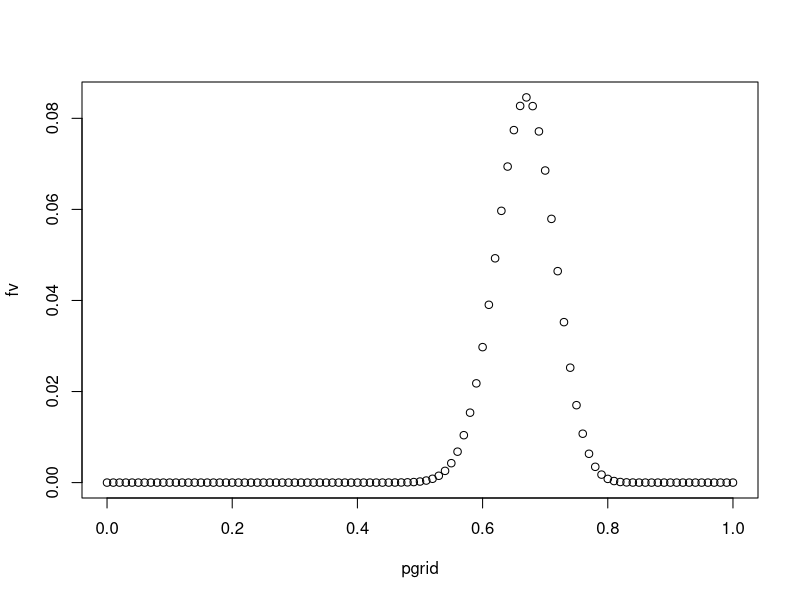
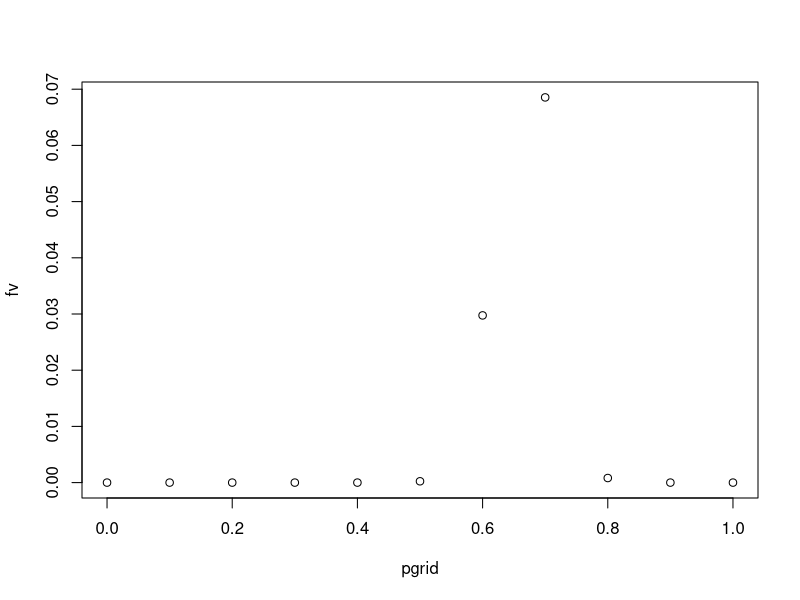
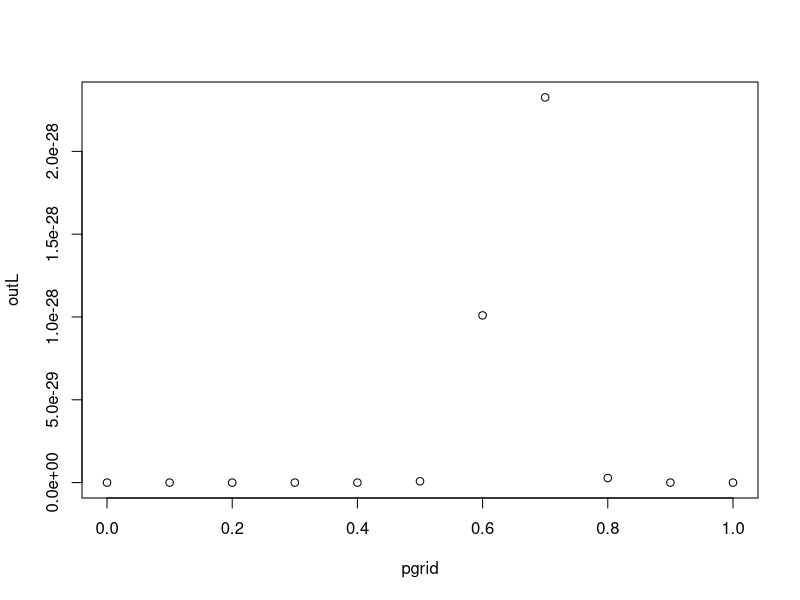
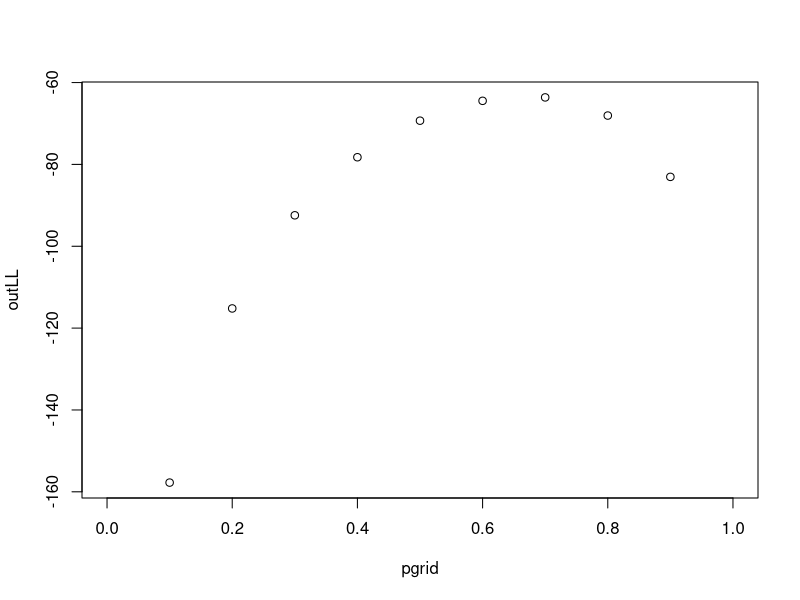
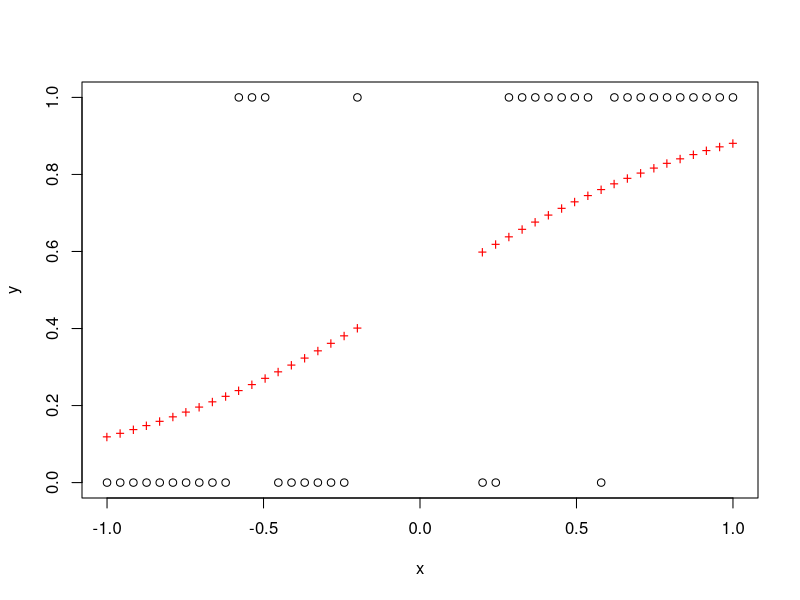
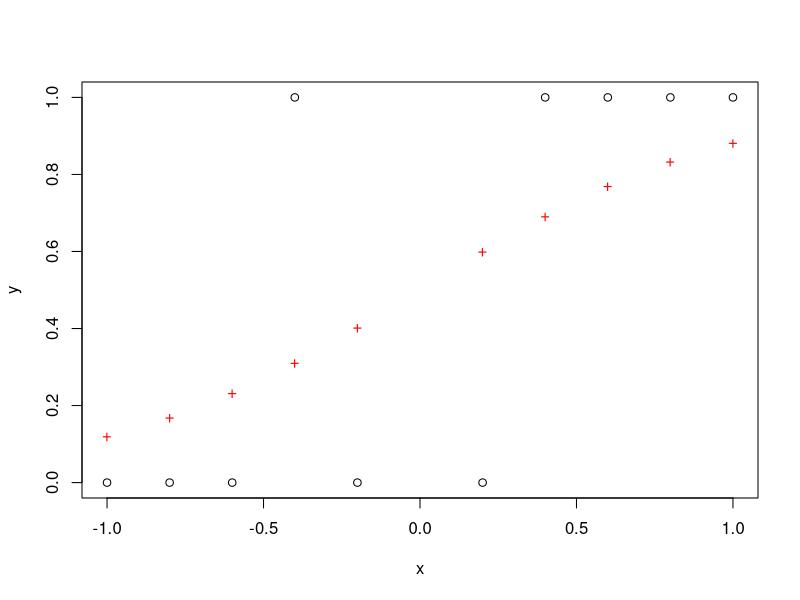
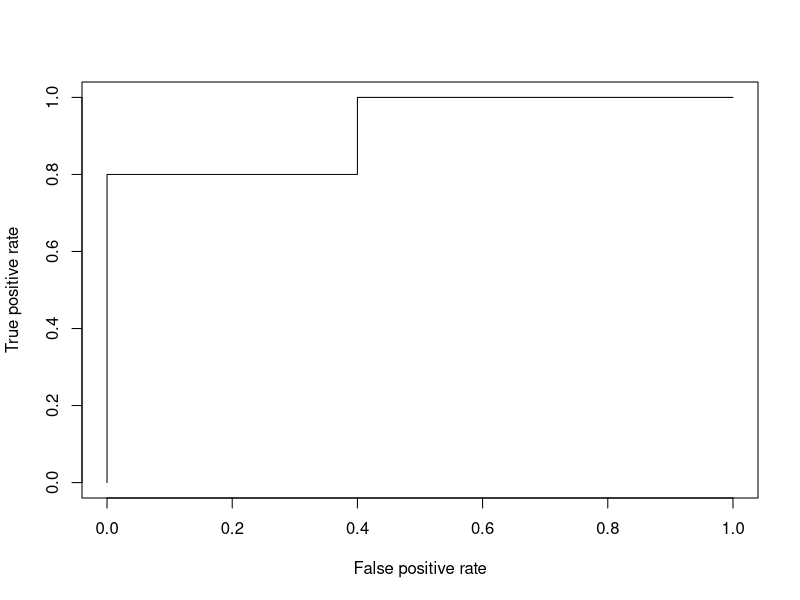

Source code (R) for these figures, in order:


# stuff to show in R:

# 1. computation of moments
# dnorm(x, mean = 0, sd = 1, log = FALSE)
gk <- function(x) {x^4 * dnorm(x)}  # standard normal
mk = integrate(gk, -10,10); mk
mk = integrate(gk, -Inf, Inf); mk

mut = 17
gk <- function(x) {x * dnorm(x, mean=mut, sd=1)}  # standard normal
mk = integrate(gk, -20,30); mk
mk = integrate(gk, -Inf, Inf); mk

myf1 <- function(x) {dnorm(x)}
c = 50;
myf2 <- function(x) {0.5*(dnorm(x)+dnorm(x,mean=c))}
myg2 <- function() {
  i1 = integrate(myf2, -100,100); print(i1)
  i2 = integrate(myf2, -Inf, Inf)
  cbind(i1[1],i2[1])
  
}
myg2()

# Expectations of functions of rvs: from pretest
# Ybar = X/n is an estimator of E(Y). X ~ Gamma(shape=n, rate=1).
n=5;
f1 <- function(x) {x/n * dgamma(x,shape=n,rate=1)}
f2 <- function(x) {(x/n)^2 * dgamma(x,shape=n,rate=1)}
M1 = integrate(f1,0,100); print(M1)
# M1 = integrate(f1,0,Inf); print(M1)
# M1 = integrate(f1,0,10^5); print(M1)
M2 = integrate(f2,0,100); print(M2)
V = M2$value - (M1$value)^2;
B = M1$value - 1; # bias
print(c(B, V))
#
# Exercise: modify the script above to compute bias and variance for lambdaHat = 1/Ybar

# 2. maximum likelihood and optimization
# 2.1. example using plotting (exact solution) aka grid search
binlikf <- function(p) {dbinom(67,size=100, prob=p)}
pgrid = seq(0,100,1)/100
fv = binlikf(pgrid)
plot(pgrid,fv)
out = max(fv)
ind = (fv == out)
pgrid[ind]
# alternatively, use 
ii = which(ind); pgrid[ii]
# alt, write a simple function
myArgMax <- function(x,fv) {
  out = max(fv)
  ind = (fv == out)
  x[ind]
}

# 2.2. change grid
pgrid = seq(0,10,1)/10
fv = binlikf(pgrid)
plot(pgrid,fv)
myArgMax(pgrid,fv)

# 2.3. use optimization
gopt <- function(p) {-binlikf(p)} # objective function
out = optim(0.5, gopt); out  # check out documentation
out2 = optim(0.5, gopt, method="BFGS"); out2 
out3 = optim(0.5, gopt, method="L-BFGS-B", lower=10^(-5), upper=1-10^(-5)); out3 


# 2.4. using log-likelihood and random successes:
set.seed(0) # set seed for reproducibility of results
bernv <- runif(100) < 0.7
bernv <- as.numeric(bernv)
bernL  <- function(p) {prod(dbinom(bernv, size=1, prob=p, log=FALSE))}
bernLL <- function(p) {sum(dbinom(bernv, size=1, prob=p, log=TRUE))}
# pgrid = seq(1,99,1)/100
outL  = rep(NA, length(pgrid))
for (i in 1:length(pgrid)) {outL[i] = bernL(pgrid[i])}
plot(pgrid, outL)
myArgMax(pgrid,outL)

outLL  = rep(NA, length(pgrid))
for (i in 1:length(pgrid)) {outLL[i] = bernLL(pgrid[i])}
plot(pgrid, outLL)
myArgMax(pgrid, outLL)

# use optimization:
obj1 <- function(p) {(-1)*bernL(p)}
obj2 <- function(p) {(-1)*bernLL(p)}
out1 = optim(0.5, obj1); out1

out2 = optim(0.5, obj2); out2

# 2.5 Exercise: Poisson ML estimation
# 1. simulate 10 Poisson(lambda_TRUE) rvs, lambda_TRUE = 17
set.seed(0); n = 10; y = rpois(n,17)

pLL  <- function(a) {sum(dpois(y, lambda=a, log=TRUE))}# loglik
obj3 <- function(a) {-pLL(a)}
out = optim(1, obj3)
out
mean(y)

# SML class - omit
# suppose the data are Poisson with pop. mean equal to beta^3
# what is the MLE of beta?
pLL2  <- function(a) {sum(dpois(y, lambda=a^3, log=TRUE))}# loglik
obj4 <- function(a) {-pLL2(a)}
out = optim(1, obj4)
out
# compare mean(y) with out[1]^3
# "invariance property of MLE"


# 2.6 Exercise: Normal(mu,sigma) ML estimation
# 1. simulate 27 Normal(mut,sdt) rvs; mut = 17; sdt=4 - true values
set.seed(0)
n = 27; mut = 17; sdt = 4;
y = rnorm(n = n, mean = mut, sd = sdt)

# 2. find the MLE of (mu, sigma)
negLL <- function(a) {(-1)*sum(dnorm(y, mean=a[1], sd = a[2], log=TRUE))}
negLL(c(0,1))

# updated 17-Sep-2020: why does it fail to converge?
out = optim(c(0,1), negLL); out 
out = optim(c(0,1), negLL,method="BFGS"); out # fails to converge
out = optim(c(mut,sdt), negLL,method="BFGS"); out # converges but from a different starting point
out = optim(c(0,1), negLL,method="L-BFGS-B",lower=c(-10^4,10^(-4))); out 
# explicitly set up the lower bound for parameters; converges from c(0,1)
#
mean(y) # MLE for mu (analytical)
sqrt(var(y)*(n-1)/n)  # MLE for sigma (analytical); var(y) is the sample variance of Y

# Updated/created on 17-Sep-2020: created due to popular demand from students in class.
# Exercise (optional exercise 6 for hw1): MLE by numerical optimization for a bivariate normal model
# simulate the data as follows from a bivariate normal pdf as follows:
set.seed(0)
n = 20; muv = c(0,17); sv = c(1,2); rho = 0.5; #  muv - vector of means; sv - vector of std. devs, rho is the correlation coeff.
Sig = matrix(c(sv[1]^2, rho*prod(sv), rho*prod(sv), sv[2]^2),nrow=2)
R = chol(Sig); # Sig-t(R)%*% R
Z = matrix(rnorm(n*2),ncol=n)
Y = t(t(R)%*%Z); # cov(Y) - Sig; (increase n to experiment see that cov(Y) -> Sig)
Y[,1] = Y[,1]+muv[1]; Y[,2]=Y[,2]+muv[2]; # rows of Y are the iid data from the bivariate normal model; 
#
# estimate theta = c(muv, sv, rho) numerically by MLE
# in order to do so, first implement the logarithm of the bivariate normal pdf by hand;


# Bayesian inference - finding posterior mode  # optional
# Exercise: modify example 2.4 to use left-skewed and right-skewed beta priors
# using dbeta function in R. Use n=10 rather than n=100 observations. Compare your results with MLE estimation.

# 2022-10-06: logistic regression quirks 
set.seed(0); 
n = 40; 
u = runif(n);
x = c(seq(-1,-0.2,length.out=n/2), seq(0.2,1,length.out=n/2))
c=2^1; # c = 0,1,2,4,8,16
px = exp(c*x)/(1+exp(c*x)); # true prob of success
y = (u<px); # generate the responses so that y[i] is Bern(p=px[i])
plot(x,y); points(x,px,pch="+",col="red") # generate data & visualize
fit = glm(y~x,family=binomial); summary(fit)

# same idea, but for a categorical binary predictor
myF = as.factor(x > 0)
fit = glm(y~myF,family=binomial); summary(fit)


# 2020-10-12: ROC plot illustration
library(ROCR)
rocplot=function(pred, truth, ...){
  predob = prediction(pred, truth)
  perf = performance(predob, "tpr", "fpr")
  plot(perf,...)}

set.seed(20); 
n = 10;
x = c(seq(-1,-0.2,length.out=n/2), seq(0.2,1,length.out=n/2))
c=2; # c = 0,1,2,4,8,16
px = exp(c*x)/(1+exp(c*x)); # true prob of success
y = (runif(n)<px); sum(y)
y[4] = 1; # making the fit stable - ad hoc; repeat without and with this line
plot(x,y); points(x,px,pch="+",col="red") # generate data & visualize
fit = glm(y~x,family=binomial); summary(fit)
#
# ROC plot to training data
est.p = fit$fitted.values;
rocplot(est.p, y)
M = cbind(est.p,y); M
#
P = sum(y); N = n-sum(y); c(P,N)
